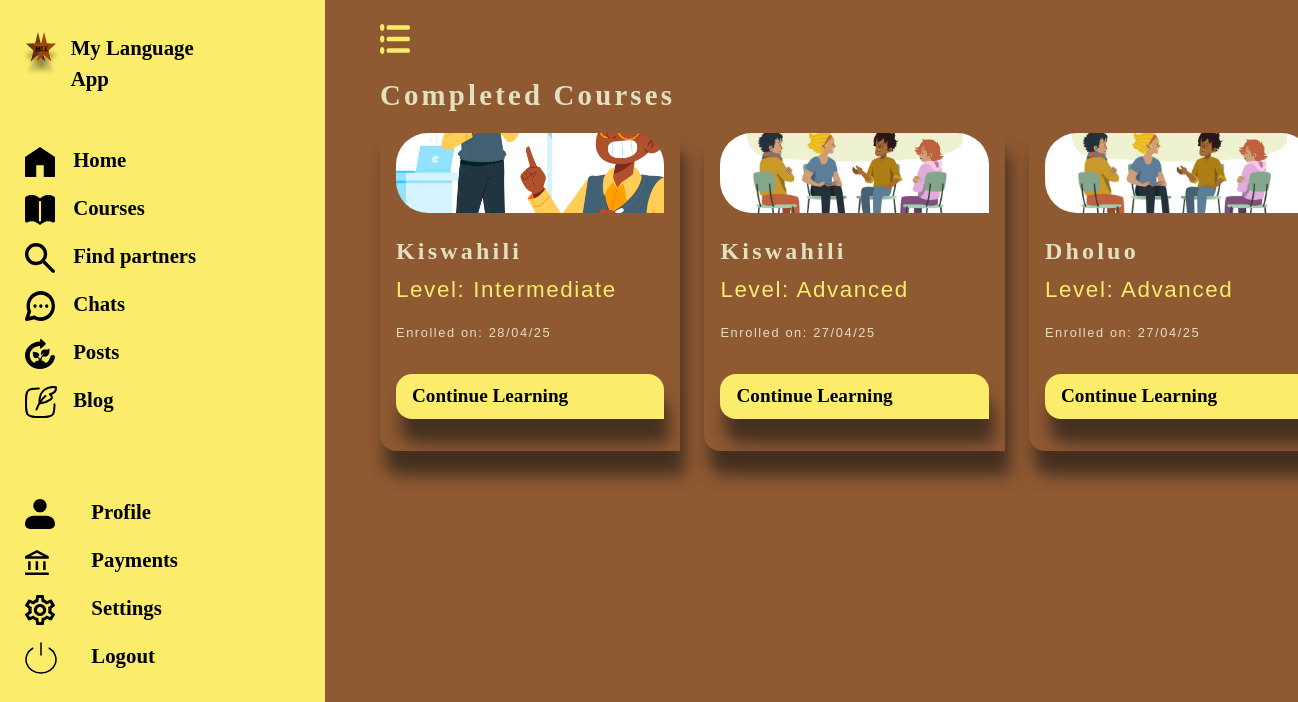
Page /courses/completed-courses/ (signed in) on the earlier database version.
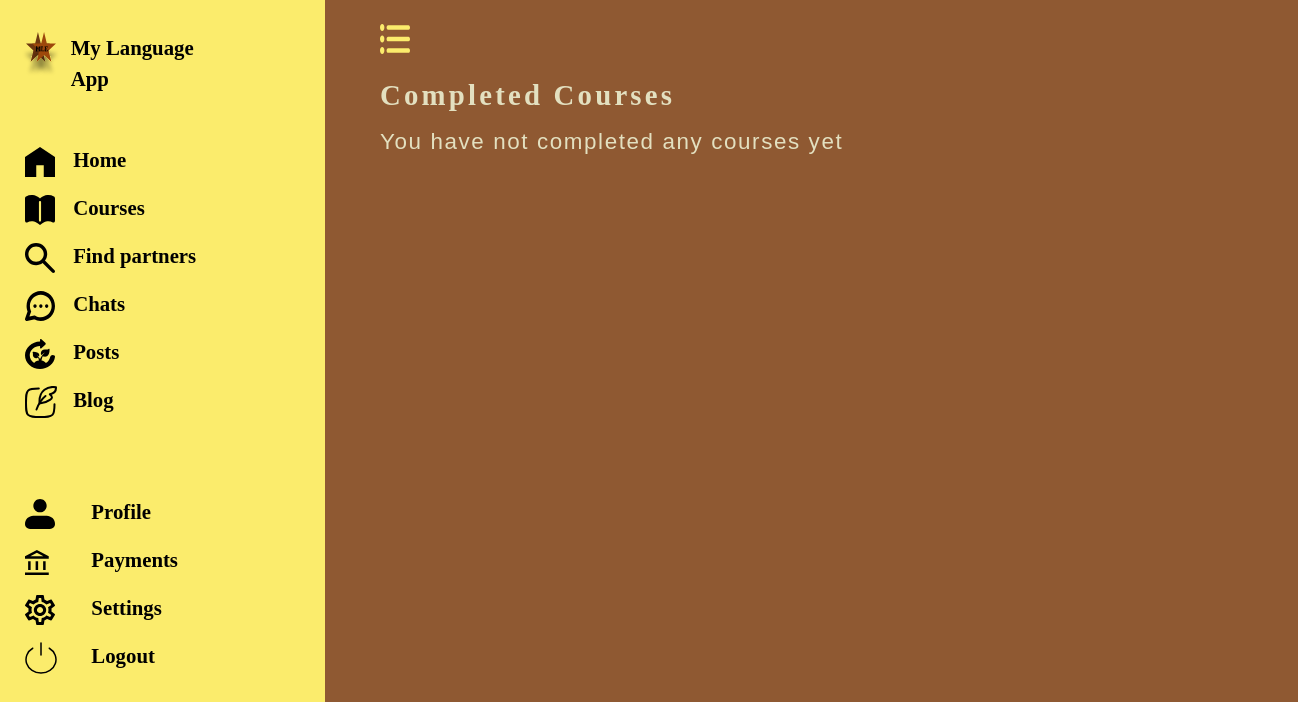
Same page on the later database version.
### lang_app/models.py (models this page shows, shortened)
class EnrolledCourses(models.Model):
    course_name=models.ForeignKey(Course,on_delete=models.CASCADE, related_name='courses')
    course_level =models.CharField(choices=LEVEL_CHOICES, max_length=255, default='beginner')
    student=models.ForeignKey(MyUser,on_delete=models.CASCADE, related_name='students')
    enrolment_date=models.DateTimeField(auto_now_add=True)
    is_enrolled=models.BooleanField(default=False)
    is_completed=models.BooleanField(default=False)
    completion_date=models.DateTimeField(blank=True, null=True)
    slug = AutoSlugField(populate_from=enroll_slug_populate, unique=True, always_update=False, editable=False)
    class Meta:
        unique_together = ('student', 'course_name', 'course_level')

class Course(models.Model):
    course_name=models.CharField(max_length=255)
    course_level=models.CharField(choices=LEVEL_CHOICES, max_length=255, default='beginner')
    instructor_name=models.CharField(max_length=255)
    difficulty = models.IntegerField(choices=DIFFICULTY_CHOICES, default=1)
    slug = AutoSlugField(populate_from=course_slug_populate, unique=True, always_update=False, editable=False)
    class Meta:
        ordering = ['course_name','difficulty']

### lang_app/views.py (the view)
# urls.py: path('courses/completed-courses/', views.completed_courses, name='completed-courses'),
@login_required
def completed_courses(request):
    completed_courses = EnrolledCourses.objects.filter(student=request.user,is_completed=True).order_by('-enrolment_date')
    context={"completed_courses":completed_courses}
    return render(request, 'all-completed-courses.html', context)

### lang_app/templates/all-completed-courses.html
{% extends 'dashboard-base.html' %}
{% load static %}
{% block content %}
    <h3>Completed Courses</h3>
    <div class="row mt-1 blogs">
    {% for course in completed_courses %}
    <div class="col-md-4 justify-content-between mb-5">
    <div class="course-items">
        {% if course.course_level == 'beginner' %}
             <img src="{% static 'images/beginner-level.jpg' %}" alt="course-image" class="img-fluid course-image">
        {% elif course.course_level == 'intermediate' %}
             <img src="{% static 'images/intermediate-level.jpg' %}" alt="course-image" class="img-fluid course-image">
        {% elif course.course_level == 'advanced' %}
             <img src="{% static 'images/advanced-level.jpg' %}" alt="course-image" class="img-fluid course-image">
        {% endif %}
          <h2 class="mt-4">{{ course.course_name.course_name|capfirst }}</h2>
          <p class="a-link">Level: {{ course.course_level|capfirst }}</p>
          <p class="small-date">Enrolled on: {{ course.enrolment_date|date:'d/m/y' }}</p>
          <a href="{% url 'course-modules' course.slug %}" class="sign-in-btn-new mt-3">Continue Learning</a>
    </div>
        </div>
        {% empty %}
        <p>You have not completed any courses yet</p>
    {% endfor %}
    </div>
{% endblock %}

Differences in the rows shown:
removed EnrolledCourses: course_name.course_name "Kiswahili", course_level "Intermediate", enrolment_date "28/04/25"
removed EnrolledCourses: course_name.course_name "Kiswahili", course_level "Advanced", enrolment_date "27/04/25"
removed EnrolledCourses: course_name.course_name "Dholuo", course_level "Advanced", enrolment_date "27/04/25"
Other differences:
text now shown: "You have not completed any courses yet"
